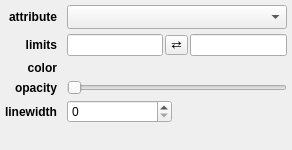
<?xml version="1.0" encoding="UTF-8"?>
<ui version="4.0">
 <class>Form</class>
 <widget class="QWidget" name="Form">
  <property name="geometry">
   <rect>
    <x>0</x>
    <y>0</y>
    <width>292</width>
    <height>150</height>
   </rect>
  </property>
  <property name="windowTitle">
   <string>Form</string>
  </property>
  <layout class="QGridLayout" name="gridLayout">
   <property name="leftMargin">
    <number>5</number>
   </property>
   <property name="topMargin">
    <number>5</number>
   </property>
   <property name="rightMargin">
    <number>5</number>
   </property>
   <property name="bottomMargin">
    <number>5</number>
   </property>
   <property name="horizontalSpacing">
    <number>10</number>
   </property>
   <property name="verticalSpacing">
    <number>5</number>
   </property>
   <item row="0" column="0">
    <widget class="QLabel" name="label_4">
     <property name="font">
      <font>
       <weight>75</weight>
       <bold>true</bold>
      </font>
     </property>
     <property name="text">
      <string>attribute</string>
     </property>
     <property name="alignment">
      <set>Qt::AlignRight|Qt::AlignTrailing|Qt::AlignVCenter</set>
     </property>
    </widget>
   </item>
   <item row="2" column="1" colspan="2">
    <layout class="QHBoxLayout" name="layout_limits">
     <property name="spacing">
      <number>2</number>
     </property>
     <item>
      <widget class="QLineEdit" name="valuetext_v_min"/>
     </item>
     <item>
      <widget class="QToolButton" name="button_flip_limits">
       <property name="styleSheet">
        <string notr="true">padding: 0px</string>
       </property>
       <property name="text">
        <string>⇄</string>
       </property>
      </widget>
     </item>
     <item>
      <widget class="QLineEdit" name="valuetext_v_max"/>
     </item>
    </layout>
   </item>
   <item row="6" column="1" colspan="2">
    <spacer name="horizontalSpacer">
     <property name="orientation">
      <enum>Qt::Horizontal</enum>
     </property>
     <property name="sizeHint" stdset="0">
      <size>
       <width>40</width>
       <height>5</height>
      </size>
     </property>
    </spacer>
   </item>
   <item row="3" column="1">
    <widget class="QColorBox" name="color_color">
     <property name="sizePolicy">
      <sizepolicy hsizetype="Preferred" vsizetype="Minimum">
       <horstretch>0</horstretch>
       <verstretch>0</verstretch>
      </sizepolicy>
     </property>
     <property name="focusPolicy">
      <enum>Qt::StrongFocus</enum>
     </property>
     <property name="text">
      <string/>
     </property>
    </widget>
   </item>
   <item row="3" column="0">
    <widget class="QLabel" name="label_2">
     <property name="font">
      <font>
       <weight>75</weight>
       <bold>true</bold>
      </font>
     </property>
     <property name="text">
      <string>color</string>
     </property>
     <property name="alignment">
      <set>Qt::AlignRight|Qt::AlignTrailing|Qt::AlignVCenter</set>
     </property>
    </widget>
   </item>
   <item row="5" column="1">
    <widget class="QSpinBox" name="value_linewidth"/>
   </item>
   <item row="7" column="1">
    <spacer name="verticalSpacer">
     <property name="orientation">
      <enum>Qt::Vertical</enum>
     </property>
     <property name="sizeHint" stdset="0">
      <size>
       <width>20</width>
       <height>40</height>
      </size>
     </property>
    </spacer>
   </item>
   <item row="4" column="1" colspan="2">
    <widget class="QSlider" name="value_alpha">
     <property name="maximum">
      <number>100</number>
     </property>
     <property name="orientation">
      <enum>Qt::Horizontal</enum>
     </property>
    </widget>
   </item>
   <item row="4" column="0">
    <widget class="QLabel" name="label">
     <property name="font">
      <font>
       <weight>75</weight>
       <bold>true</bold>
      </font>
     </property>
     <property name="text">
      <string>opacity</string>
     </property>
     <property name="alignment">
      <set>Qt::AlignRight|Qt::AlignTrailing|Qt::AlignVCenter</set>
     </property>
    </widget>
   </item>
   <item row="5" column="0">
    <widget class="QLabel" name="label_3">
     <property name="font">
      <font>
       <weight>75</weight>
       <bold>true</bold>
      </font>
     </property>
     <property name="text">
      <string>linewidth</string>
     </property>
     <property name="alignment">
      <set>Qt::AlignRight|Qt::AlignTrailing|Qt::AlignVCenter</set>
     </property>
    </widget>
   </item>
   <item row="2" column="0">
    <widget class="QLabel" name="label_limits">
     <property name="font">
      <font>
       <weight>75</weight>
       <bold>true</bold>
      </font>
     </property>
     <property name="text">
      <string>limits</string>
     </property>
     <property name="alignment">
      <set>Qt::AlignRight|Qt::AlignTrailing|Qt::AlignVCenter</set>
     </property>
    </widget>
   </item>
   <item row="0" column="1" colspan="2">
    <widget class="QComboBox" name="combosel_attribute">
     <property name="sizeAdjustPolicy">
      <enum>QComboBox::AdjustToMinimumContentsLengthWithIcon</enum>
     </property>
    </widget>
   </item>
  </layout>
 </widget>
 <customwidgets>
  <customwidget>
   <class>QColorBox</class>
   <extends>QLabel</extends>
   <header>glue.utils.qt.colors</header>
  </customwidget>
 </customwidgets>
 <tabstops>
  <tabstop>combosel_attribute</tabstop>
  <tabstop>valuetext_v_min</tabstop>
  <tabstop>button_flip_limits</tabstop>
  <tabstop>valuetext_v_max</tabstop>
  <tabstop>color_color</tabstop>
  <tabstop>value_alpha</tabstop>
  <tabstop>value_linewidth</tabstop>
 </tabstops>
 <resources/>
 <connections/>
</ui>
